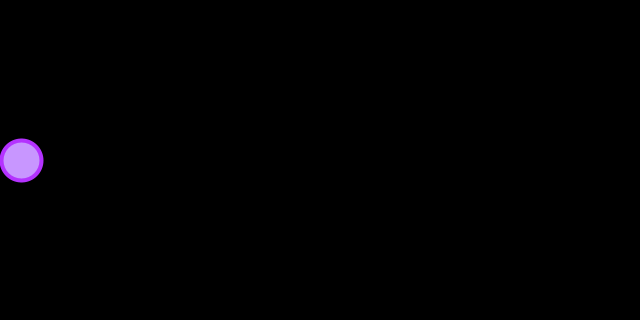
Frame 1 (no input)
Frame 60 (the mouse pressed at the canvas centre just before this capture): identical to frame 1, image omitted
Frame 120 (the mouse held since frame 60 and released just before this capture): identical to frame 1, image omitted

The Processing sketch that drew this single still picture (run headless with seeded random() and noise(); from frame 60 on, the mouse is pressed at the canvas centre):

// Processing sketch: bouncingCircle_x
// ── bouncingCircle_x.pde
float x = 1;

void setup() {
  size(640, 320);
}

void draw() {
  background(0);
  
  if (x < 2) {
    x = x + 20;
  }

  stroke(180, 50, 255);
  strokeWeight(4);
  fill(200, 150, 255);
  circle(x, 160, 40);

  if (x > 630) {
    x = x - 20;
  }
  println(x);
}
